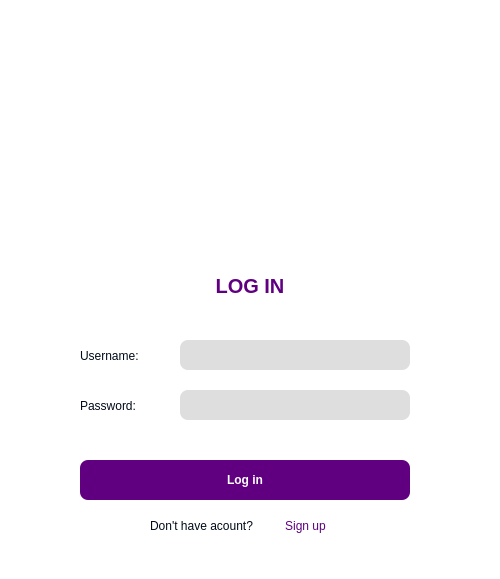
<?xml version="1.0" encoding="UTF-8"?>
<ui version="4.0">
 <class>MainWindow</class>
 <widget class="QMainWindow" name="MainWindow">
  <property name="geometry">
   <rect>
    <x>0</x>
    <y>0</y>
    <width>500</width>
    <height>579</height>
   </rect>
  </property>
  <property name="windowTitle">
   <string>Online Typing</string>
  </property>
  <property name="windowIcon">
   <iconset>
    <normaloff>C:/Users/Asus/Desktop/Type-online-app-master/src/img/logo.png</normaloff>C:/Users/Asus/Desktop/Type-online-app-master/src/img/logo.png</iconset>
  </property>
  <property name="styleSheet">
   <string notr="true">background-color: #fff; border-radius: 5px;</string>
  </property>
  <widget class="QWidget" name="centralwidget">
   <widget class="QLabel" name="photo">
    <property name="geometry">
     <rect>
      <x>130</x>
      <y>20</y>
      <width>241</width>
      <height>211</height>
     </rect>
    </property>
    <property name="text">
     <string/>
    </property>
    <property name="pixmap">
     <pixmap>image/edit-user-256.ico</pixmap>
    </property>
    <property name="scaledContents">
     <bool>true</bool>
    </property>
   </widget>
   <widget class="QPushButton" name="btn_close">
    <property name="geometry">
     <rect>
      <x>460</x>
      <y>10</y>
      <width>30</width>
      <height>30</height>
     </rect>
    </property>
    <property name="cursor">
     <cursorShape>PointingHandCursor</cursorShape>
    </property>
    <property name="styleSheet">
     <string notr="true">background:none;</string>
    </property>
    <property name="text">
     <string/>
    </property>
    <property name="icon">
     <iconset>
      <normaloff>C:/Users/Asus/Desktop/Type-online-app-master/src/img/close.png</normaloff>C:/Users/Asus/Desktop/Type-online-app-master/src/img/close.png</iconset>
    </property>
    <property name="iconSize">
     <size>
      <width>20</width>
      <height>20</height>
     </size>
    </property>
   </widget>
   <widget class="QPushButton" name="btn_minimze">
    <property name="geometry">
     <rect>
      <x>430</x>
      <y>10</y>
      <width>30</width>
      <height>30</height>
     </rect>
    </property>
    <property name="cursor">
     <cursorShape>PointingHandCursor</cursorShape>
    </property>
    <property name="styleSheet">
     <string notr="true">background:none;</string>
    </property>
    <property name="text">
     <string/>
    </property>
    <property name="icon">
     <iconset>
      <normaloff>C:/Users/Asus/Desktop/Type-online-app-master/src/img/minimize.png</normaloff>C:/Users/Asus/Desktop/Type-online-app-master/src/img/minimize.png</iconset>
    </property>
    <property name="iconSize">
     <size>
      <width>20</width>
      <height>20</height>
     </size>
    </property>
   </widget>
   <widget class="QPushButton" name="btn_changemood">
    <property name="geometry">
     <rect>
      <x>400</x>
      <y>13</y>
      <width>30</width>
      <height>30</height>
     </rect>
    </property>
    <property name="cursor">
     <cursorShape>PointingHandCursor</cursorShape>
    </property>
    <property name="styleSheet">
     <string notr="true">background:none;</string>
    </property>
    <property name="text">
     <string/>
    </property>
    <property name="icon">
     <iconset>
      <normaloff>C:/Users/Asus/Desktop/Type-online-app-master/src/img/change-theme.png</normaloff>C:/Users/Asus/Desktop/Type-online-app-master/src/img/change-theme.png</iconset>
    </property>
    <property name="iconSize">
     <size>
      <width>20</width>
      <height>20</height>
     </size>
    </property>
   </widget>
   <widget class="QLabel" name="title">
    <property name="geometry">
     <rect>
      <x>0</x>
      <y>270</y>
      <width>500</width>
      <height>31</height>
     </rect>
    </property>
    <property name="font">
     <font>
      <family>Arial</family>
      <pointsize>15</pointsize>
      <weight>75</weight>
      <bold>true</bold>
     </font>
    </property>
    <property name="styleSheet">
     <string notr="true">color:  #600080;</string>
    </property>
    <property name="text">
     <string>LOG IN</string>
    </property>
    <property name="alignment">
     <set>Qt::AlignCenter</set>
    </property>
   </widget>
   <widget class="QLabel" name="usernamelb">
    <property name="geometry">
     <rect>
      <x>80</x>
      <y>340</y>
      <width>100</width>
      <height>31</height>
     </rect>
    </property>
    <property name="font">
     <font>
      <family>Arial</family>
      <pointsize>9</pointsize>
      <weight>50</weight>
      <bold>false</bold>
     </font>
    </property>
    <property name="styleSheet">
     <string notr="true">color: #010A1A;</string>
    </property>
    <property name="text">
     <string>Username:</string>
    </property>
    <property name="alignment">
     <set>Qt::AlignLeading|Qt::AlignLeft|Qt::AlignVCenter</set>
    </property>
   </widget>
   <widget class="QLabel" name="passlb">
    <property name="geometry">
     <rect>
      <x>80</x>
      <y>390</y>
      <width>100</width>
      <height>31</height>
     </rect>
    </property>
    <property name="font">
     <font>
      <family>Arial</family>
      <pointsize>9</pointsize>
      <weight>50</weight>
      <bold>false</bold>
     </font>
    </property>
    <property name="styleSheet">
     <string notr="true">color: #010A1A;</string>
    </property>
    <property name="text">
     <string>Password:</string>
    </property>
    <property name="alignment">
     <set>Qt::AlignLeading|Qt::AlignLeft|Qt::AlignVCenter</set>
    </property>
   </widget>
   <widget class="QLineEdit" name="username_en">
    <property name="geometry">
     <rect>
      <x>180</x>
      <y>340</y>
      <width>230</width>
      <height>30</height>
     </rect>
    </property>
    <property name="font">
     <font>
      <family>Arial</family>
      <pointsize>9</pointsize>
     </font>
    </property>
    <property name="styleSheet">
     <string notr="true">background-color: #DEDEDE; color: #010A1A;
border-radius: 8px;</string>
    </property>
   </widget>
   <widget class="QLineEdit" name="password_en">
    <property name="geometry">
     <rect>
      <x>180</x>
      <y>390</y>
      <width>230</width>
      <height>30</height>
     </rect>
    </property>
    <property name="font">
     <font>
      <family>Arial</family>
      <pointsize>9</pointsize>
     </font>
    </property>
    <property name="styleSheet">
     <string notr="true">background-color: #DEDEDE; color: #010A1A;
border-radius: 8px;</string>
    </property>
   </widget>
   <widget class="QPushButton" name="btn_login">
    <property name="geometry">
     <rect>
      <x>80</x>
      <y>460</y>
      <width>330</width>
      <height>40</height>
     </rect>
    </property>
    <property name="font">
     <font>
      <family>Arial</family>
      <pointsize>9</pointsize>
      <weight>75</weight>
      <bold>true</bold>
     </font>
    </property>
    <property name="cursor">
     <cursorShape>PointingHandCursor</cursorShape>
    </property>
    <property name="styleSheet">
     <string notr="true">border-radius: 8px;
background-color:#600080 ;
color: #ffffff;</string>
    </property>
    <property name="text">
     <string>Log in</string>
    </property>
   </widget>
   <widget class="QLabel" name="acountlb">
    <property name="geometry">
     <rect>
      <x>150</x>
      <y>510</y>
      <width>131</width>
      <height>31</height>
     </rect>
    </property>
    <property name="font">
     <font>
      <family>Arial</family>
      <pointsize>9</pointsize>
      <weight>50</weight>
      <bold>false</bold>
     </font>
    </property>
    <property name="styleSheet">
     <string notr="true">color: #010A1A;</string>
    </property>
    <property name="text">
     <string>Don't have acount?</string>
    </property>
    <property name="alignment">
     <set>Qt::AlignLeading|Qt::AlignLeft|Qt::AlignVCenter</set>
    </property>
   </widget>
   <widget class="QPushButton" name="btn_signup">
    <property name="geometry">
     <rect>
      <x>275</x>
      <y>510</y>
      <width>61</width>
      <height>31</height>
     </rect>
    </property>
    <property name="font">
     <font>
      <underline>false</underline>
      <strikeout>false</strikeout>
     </font>
    </property>
    <property name="cursor">
     <cursorShape>PointingHandCursor</cursorShape>
    </property>
    <property name="styleSheet">
     <string notr="true">QPushButton{
background: none; color: #600080;  text-decoration: none;
}
QPushButton:hover{
 text-decoration: underline;
}</string>
    </property>
    <property name="text">
     <string>Sign up</string>
    </property>
   </widget>
   <widget class="QLabel" name="alarmlb">
    <property name="geometry">
     <rect>
      <x>80</x>
      <y>430</y>
      <width>330</width>
      <height>20</height>
     </rect>
    </property>
    <property name="font">
     <font>
      <family>Arial</family>
      <pointsize>9</pointsize>
      <weight>50</weight>
      <bold>false</bold>
     </font>
    </property>
    <property name="styleSheet">
     <string notr="true">color: #d1131f;</string>
    </property>
    <property name="text">
     <string/>
    </property>
    <property name="alignment">
     <set>Qt::AlignCenter</set>
    </property>
   </widget>
  </widget>
 </widget>
 <resources/>
 <connections>
  <connection>
   <sender>btn_close</sender>
   <signal>clicked()</signal>
   <receiver>MainWindow</receiver>
   <slot>close()</slot>
   <hints>
    <hint type="sourcelabel">
     <x>474</x>
     <y>24</y>
    </hint>
    <hint type="destinationlabel">
     <x>249</x>
     <y>249</y>
    </hint>
   </hints>
  </connection>
  <connection>
   <sender>btn_minimze</sender>
   <signal>clicked()</signal>
   <receiver>MainWindow</receiver>
   <slot>showMinimized()</slot>
   <hints>
    <hint type="sourcelabel">
     <x>444</x>
     <y>24</y>
    </hint>
    <hint type="destinationlabel">
     <x>249</x>
     <y>249</y>
    </hint>
   </hints>
  </connection>
 </connections>
</ui>
